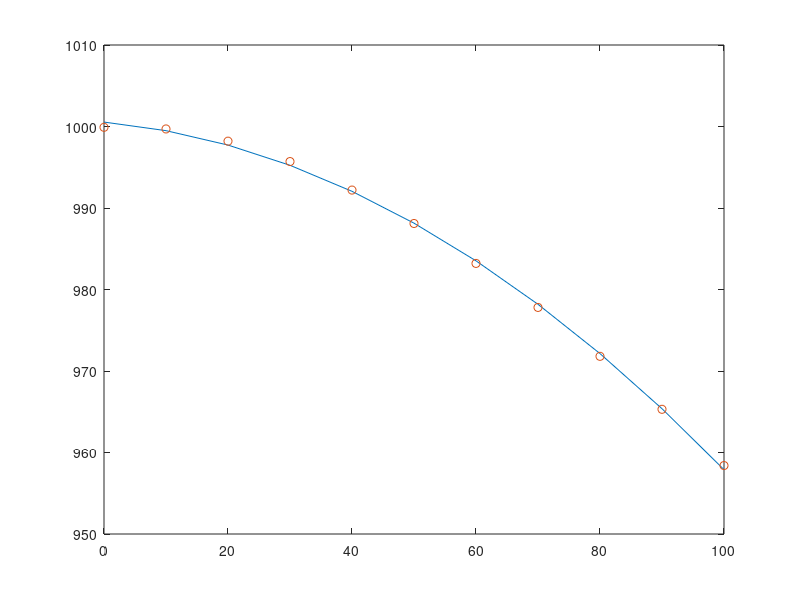

Reproduce this figure in MATLAB.
% gegebene Messwerte
Ti = 0:10:100;
dichte = [999.9; 999.7; 998.2; 995.7; 992.2; 988.1; 983.2; 977.8; 971.8; 965.3; 958.4];
n = 11;

% Form der Ausgleichsfunktion
f1 = @(T) T.^2;
f2 = @(T) T;
f3 = @(T) 1;

% Lösen der Normalgleichung
A = zeros(n,3);
    for i=1:n
        A(i, 1) = f1(Ti(i)); 
        A(i, 2) = f2(Ti(i)); 
        A(i, 3) = f3(Ti(i)); 
    end
AT = A';
ATA = AT * A;
ATy = AT * dichte;
koeffizienten = linsolve(ATA, ATy);

% Plotten der gegebenen Werte und der erhaltenen Ausgleichsfunktion
p = @(T) koeffizienten(1).*T.^2 + koeffizienten(2).*T + koeffizienten(3);
plot(Ti, p(Ti), Ti, dichte, 'o');

konditionszahl = cond(ATA);
% Die Konditionszahl ist sehr hoch > kleine Fehler wirken sich stark auf
% die Resultate aus
koeff_poly = polyfit(Ti, dichte', 2);
% Die Matlab-Funktion polyfit ergibt die gleichen Werte für die
% Koeffizienten
